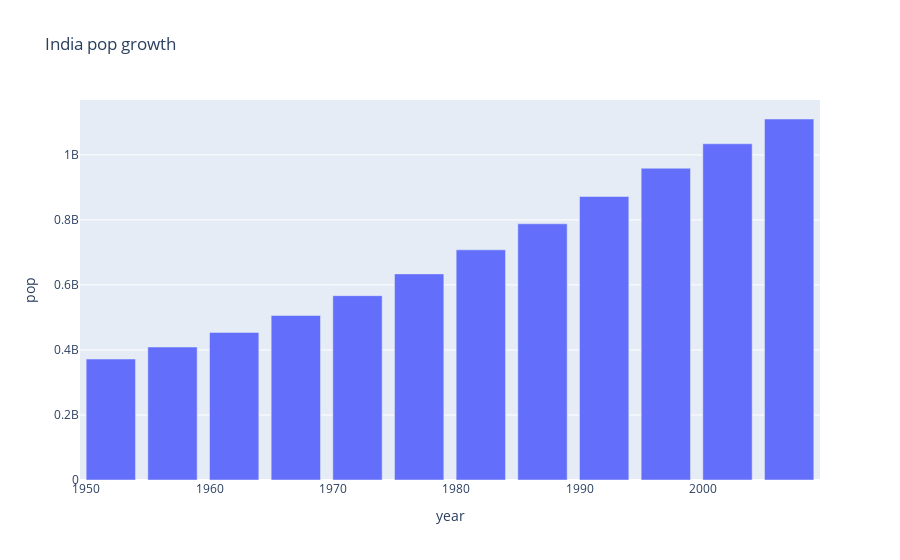

This figure's notebook cell:
### Markdown cell above
- bar chart

### Code cell
# india pop over the year 

px.bar(tempdf, x='year' , y='pop' , title='India pop growth')

### Figure 1 — Plotly figure (JSON) as saved in the notebook; plotly's stock layout.template omitted (floating-point values rounded to 4 significant figures)
{"data": [{"hovertemplate": "year=%{x}<br>pop=%{y}<extra></extra>", "legendgroup": "", "marker": {"color": "#636efa", "pattern": {"shape": ""}}, "name": "", "orientation": "v", "showlegend": false, "textposition": "auto", "type": "bar", "x": [1952, 1957, 1962, 1967, 1972, 1977, 1982, 1987, 1992, 1997, 2002, 2007], "xaxis": "x", "y": [372000000, 409000000, 454000000, 506000000, 567000000, 634000000, 708000000, 788000000, 872000000, 959000000, 1034172547, 1110396331], "yaxis": "y"}], "layout": {"barmode": "relative", "legend": {"tracegroupgap": 0}, "title": {"text": "India pop growth"}, "xaxis": {"anchor": "y", "domain": [0, 1], "title": {"text": "year"}}, "yaxis": {"anchor": "x", "domain": [0, 1], "title": {"text": "pop"}}}}
